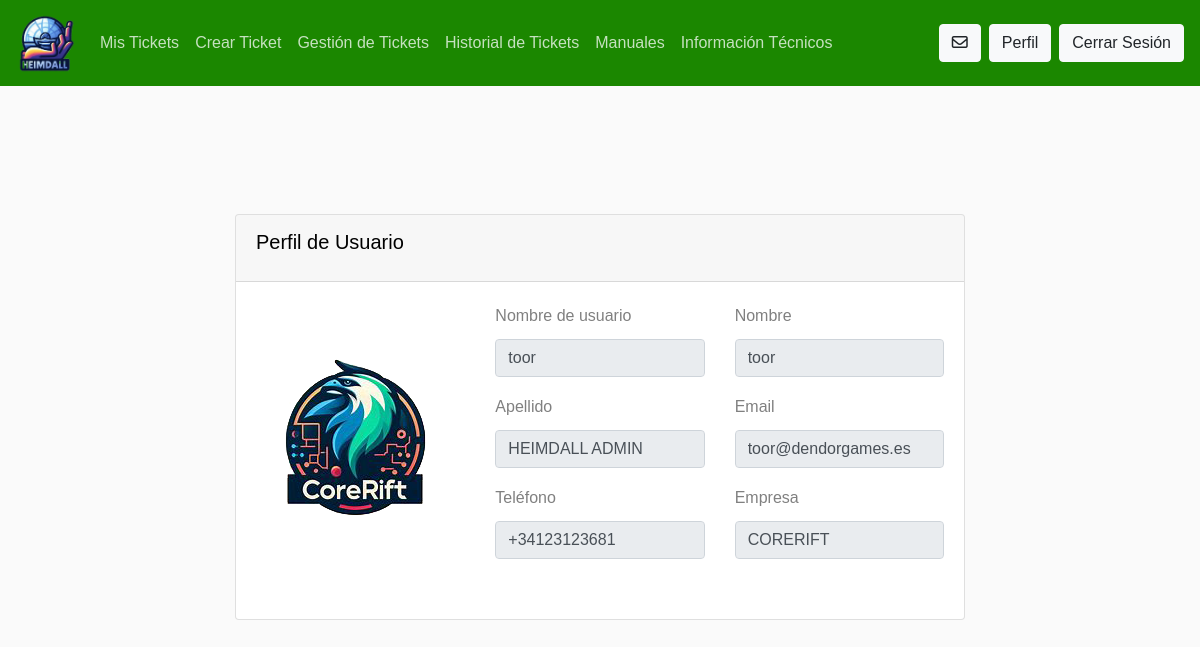
Page /perfil/toor (signed in) on the committed database.
### heimdallapp/models.py (models this page shows, shortened)
class Trabajador(AbstractUser):
    es_tecnico = models.BooleanField(default=False, null=False, blank=False)
    es_administrador = models.BooleanField(default=False, null=False, blank=False)
    telefono = PhoneNumberField(null=True, blank=True, unique=True)
    type_emp = [("SOLTECK", "SOLTECK"), ("CYBERWAVE", "CYBERWAVE"), ("CORERIFT", "CORERIFT"), ("EMERALSOLUTIONS", "EMERALSOLUTIONS")]
    empresa = models.CharField(max_length=20, choices=type_emp)

### heimdallapp/views.py (the view, shortened to what this page needs)
# urls.py: path('perfil/<slug:username>', Perfiles.as_view(), name='perfiles'),
class Perfiles(LoginRequiredMixin,DetailView):
    model = Trabajador
    template_name = "registration/perfil.html"
    slug_field = "username"
    slug_url_kwarg  ="username"

### templates/registration/perfil.html (shortened to what this page needs)
{% extends "base.html" %}
{% load crispy_forms_tags %}
{% load static %}
{% block contenido %}
<section class="ftco-section">
    <div class="container">
        <div class="row justify-content-center">
            <div class="col-md-8 mt-7">
                <div class="card">
                    <div class="card-header">
                        <h5 class="card-title">Perfil de Usuario</h5>
                    </div>
                    <div class="card-body">
                        <div class="row mb-4">
                            <div class="col-md-4 text-center my-auto">
                                {% if object.empresa == 'CORERIFT' %}
                                    <img src="{% static 'img/corerift.png' %}" class="img-fluid rounded" alt="Logo de CORERIFT">
                                {% elif object.empresa == 'SOLTECK' %}
                                    <img src="{% static 'img/solteck.png' %}" class="img-fluid rounded" alt="Logo de SOLTECK">
                                {% elif object.empresa == 'EMERALSOLUTIONS' %}
                                    <img src="{% static 'img/emeral.png' %}" class="img-fluid rounded" alt="Logo de EMERALSOLUTIONS">
                                {% elif object.empresa == 'CYBERWAVE' %}
                                    <img src="{% static 'img/cyberwave.png' %}" class="img-fluid rounded" alt="Logo de CYBERWAVE">
                                {% endif %}
                            </div>
                            <div class="col-md-8">
                                <form>
                                    <div class="row">
                                        <div class="col-md-6">
                                            <div class="mb-3">
                                                <label for="username" class="form-label">Nombre de usuario</label>
                                                <input type="text" id="username" class="form-control" value="{{ object.username }}" readonly>
                                            </div>
                                        </div>
                                        <div class="col-md-6">
                                            <div class="mb-3">
                                                <label for="nombre" class="form-label">Nombre</label>
                                                <input type="text" id="nombre" class="form-control" value="{{ object.first_name }}" readonly>
                                            </div>
                                        </div>
                                    </div>
                                    <div class="row">
                                        <div class="col-md-6">
                                            <div class="mb-3">
                                                <label for="apellido" class="form-label">Apellido</label>
                                                <input type="text" id="apellido" class="form-control" value="{{ object.last_name }}" readonly>
                                            </div>
                                        </div>
                                        <div class="col-md-6">
                                            <div class="mb-3">
                                                <label for="email" class="form-label">Email</label>
                                                <input type="email" id="email" class="form-control" value="{{ object.email }}" readonly>
                                            </div>
                                        </div>
                                    </div>
                                    <div class="row">
                                        <div class="col-md-6">
                                            <div class="mb-3">
                                                <label for="telefono" class="form-label">Teléfono</label>
                                                <input type="text" id="telefono" class="form-control" value="{{ object.telefono }}" readonly>
                                            </div>
                                        </div>
                                        <div class="col-md-6">
                                            <div class="mb-3">
                                                <label for="empresa" class="form-label">Empresa</label>
                                                <input type="text" id="empresa" class="form-control" value="{{ object.empresa }}" readonly>
                                            </div>
                                        </div>
                                    </div>
                                </form>
                            </div>
                        </div>
                    </div>
                </div>
            </div>
        </div>
    </div>
</section>
{% endblock contenido %}

### rows in the picture
Trabajador: username "toor", first_name "toor", last_name "HEIMDALL ADMIN", email "toor@dendorgames.es", telefono "+34123123681", empresa "CORERIFT"
